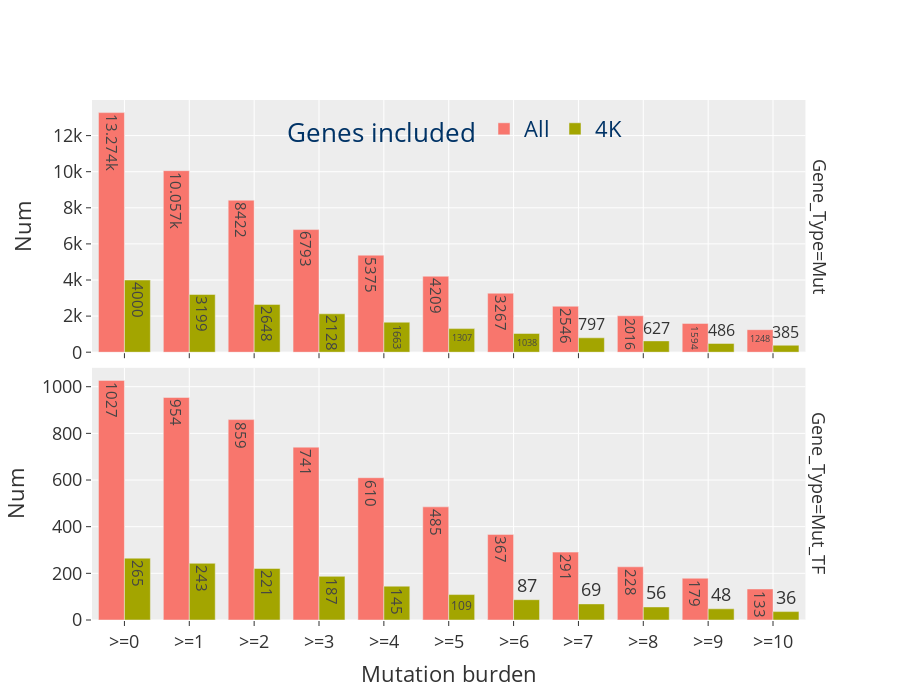

This figure's notebook cell:
### Code cell
fig = gh.plot_mut_rep(all_df, title="Tumour. 4K top varied vs All expressed.")
fig = fig.update_layout(
    title="",
    legend=dict(
        orientation="h",
        title="Genes included",
        yanchor="bottom",
        xanchor="center",
        y=0.9,
        x=0.5,
        bgcolor="rgba(0,0,0,0)",
        font=dict(size=22, color="#003366"),
    ),
    xaxis=dict(tickfont=dict(size=18), title="Mutation burden"),
    yaxis=dict(tickfont=dict(size=18)),
    font=dict(size=18),
)
fig.update_yaxes(matches=None)
fig.show()
save_fig(name="MutTF_representation_4K-all", fig=fig, base_path=figures_path, width=1400, height=700, margin=0.02)

### Figure 1 — Plotly figure (JSON) as saved in the notebook; plotly's stock layout.template omitted (floating-point values rounded to 4 significant figures)
{"data": [{"alignmentgroup": "True", "hovertemplate": "Type=All<br>Gene_Type=Mut<br>Burden=%{x}<br>Num=%{y}<extra></extra>", "legendgroup": "All", "marker": {"color": "#F8766D", "pattern": {"shape": ""}}, "name": "All", "offsetgroup": "All", "orientation": "v", "showlegend": true, "textposition": "auto", "texttemplate": "%{y}", "type": "bar", "x": [">=0", ">=1", ">=2", ">=3", ">=4", ">=5", ">=6", ">=7", ">=8", ">=9", ">=10"], "xaxis": "x2", "y": [13274, 10057, 8422, 6793, 5375, 4209, 3267, 2546, 2016, 1594, 1248], "yaxis": "y2"}, {"alignmentgroup": "True", "hovertemplate": "Type=All<br>Gene_Type=Mut_TF<br>Burden=%{x}<br>Num=%{y}<extra></extra>", "legendgroup": "All", "marker": {"color": "#F8766D", "pattern": {"shape": ""}}, "name": "All", "offsetgroup": "All", "orientation": "v", "showlegend": false, "textposition": "auto", "texttemplate": "%{y}", "type": "bar", "x": [">=0", ">=1", ">=2", ">=3", ">=4", ">=5", ">=6", ">=7", ">=8", ">=9", ">=10"], "xaxis": "x", "y": [1027, 954, 859, 741, 610, 485, 367, 291, 228, 179, 133], "yaxis": "y"}, {"alignmentgroup": "True", "hovertemplate": "Type=4K<br>Gene_Type=Mut<br>Burden=%{x}<br>Num=%{y}<extra></extra>", "legendgroup": "4K", "marker": {"color": "#A3A500", "pattern": {"shape": ""}}, "name": "4K", "offsetgroup": "4K", "orientation": "v", "showlegend": true, "textposition": "auto", "texttemplate": "%{y}", "type": "bar", "x": [">=0", ">=1", ">=2", ">=3", ">=4", ">=5", ">=6", ">=7", ">=8", ">=9", ">=10"], "xaxis": "x2", "y": [4000, 3199, 2648, 2128, 1663, 1307, 1038, 797, 627, 486, 385], "yaxis": "y2"}, {"alignmentgroup": "True", "hovertemplate": "Type=4K<br>Gene_Type=Mut_TF<br>Burden=%{x}<br>Num=%{y}<extra></extra>", "legendgroup": "4K", "marker": {"color": "#A3A500", "pattern": {"shape": ""}}, "name": "4K", "offsetgroup": "4K", "orientation": "v", "showlegend": false, "textposition": "auto", "texttemplate": "%{y}", "type": "bar", "x": [">=0", ">=1", ">=2", ">=3", ">=4", ">=5", ">=6", ">=7", ">=8", ">=9", ">=10"], "xaxis": "x", "y": [265, 243, 221, 187, 145, 109, 87, 69, 56, 48, 36], "yaxis": "y"}], "layout": {"annotations": [{"font": {}, "showarrow": false, "text": "Gene_Type=Mut_TF", "textangle": 90, "x": 0.98, "xanchor": "left", "xref": "paper", "y": 0.2425, "yanchor": "middle", "yref": "paper"}, {"font": {}, "showarrow": false, "text": "Gene_Type=Mut", "textangle": 90, "x": 0.98, "xanchor": "left", "xref": "paper", "y": 0.7575, "yanchor": "middle", "yref": "paper"}], "barmode": "group", "font": {"size": 18}, "height": 700, "legend": {"bgcolor": "rgba(0,0,0,0)", "font": {"color": "#003366", "size": 22}, "orientation": "h", "title": {"text": "Genes included"}, "tracegroupgap": 0, "x": 0.5, "xanchor": "center", "y": 0.9, "yanchor": "bottom"}, "title": {"text": ""}, "xaxis": {"anchor": "y", "domain": [0, 0.98], "tickfont": {"size": 18}, "title": {"text": "Mutation burden"}}, "xaxis2": {"anchor": "y2", "domain": [0, 0.98], "matches": "x", "showticklabels": false}, "yaxis": {"anchor": "x", "domain": [0, 0.485], "tickfont": {"size": 18}, "title": {"text": "Num"}}, "yaxis2": {"anchor": "x2", "domain": [0.515, 1], "title": {"text": "Num"}}}}
